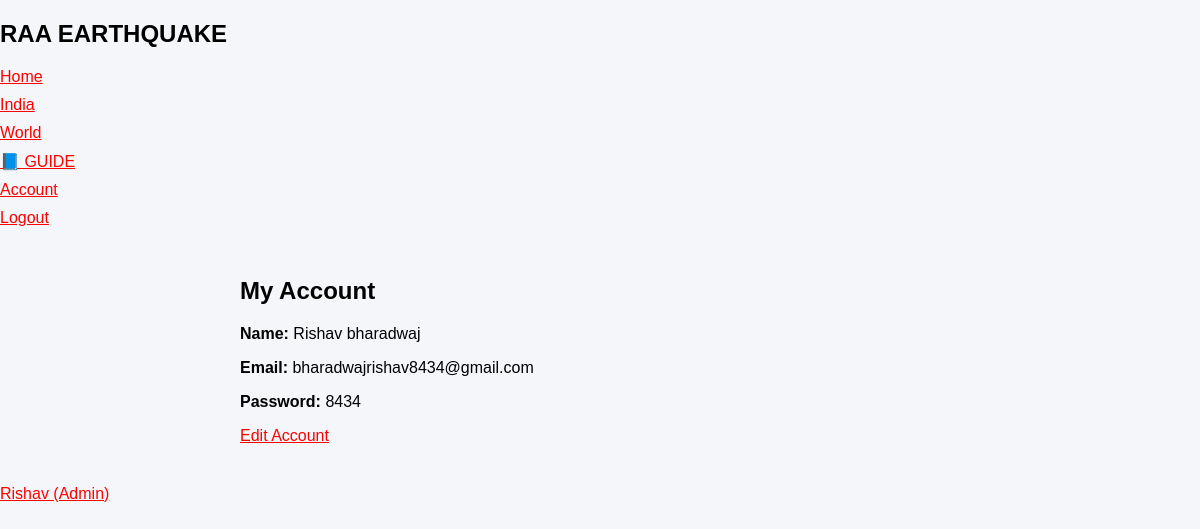
Page /account (signed in) on the committed database.
### app.py (models this page shows)
class User(db.Model):
    id = db.Column(db.Integer, primary_key=True)
    name = db.Column(db.String(100))
    email = db.Column(db.String(150), unique=True)
    password = db.Column(db.String(200))

### app.py (the view)
@app.route("/account")
def account():
    if "user_id" not in session:
        return redirect("/login")
    user = User.query.get(session["user_id"])
    return render_template("account.html", user=user)

### templates/account.html
{% extends "base.html" %}
{% block content %}
<h2>My Account</h2>
<p><strong>Name:</strong> {{ user.name }}</p>
<p><strong>Email:</strong> {{ user.email }}</p>
<p><strong>Password:</strong> {{ user.password }}</p>
<a href="/edit_account">Edit Account</a>
{% endblock %}

### static/style.css (style rules this page uses)
body { margin: 0; font-family: Arial, sans-serif; background-color: #f4f6f9; }
a { color: red; display: block; margin: 10px 0; }

### rows in the picture
User: name "Rishav bharadwaj", email "bharadwajrishav8434@gmail.com", password "8434"
